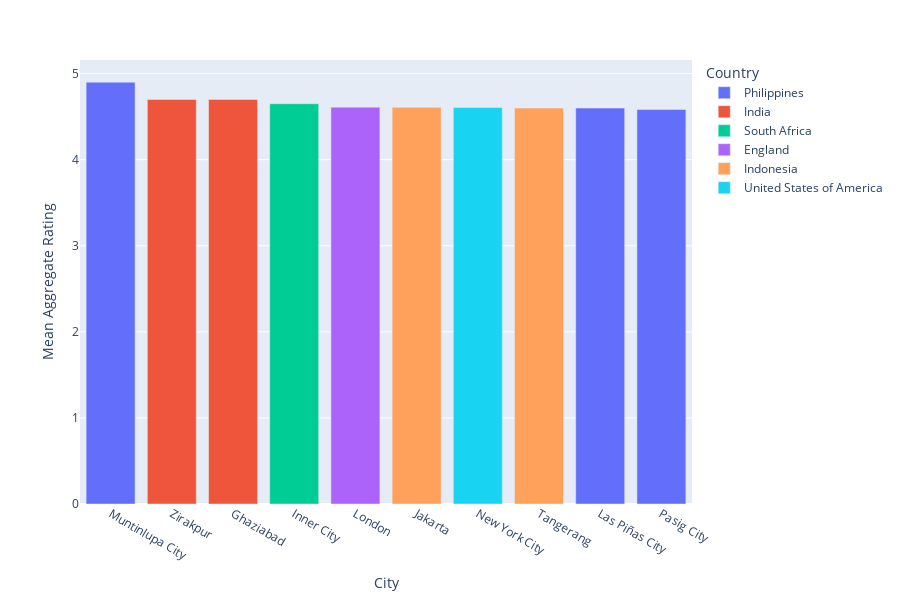

Source (notebook cell):
### Code cell
# Create a bar plot using Plotly Express
fig = px.bar(mean_aggregate_rating, x='city', y='mean_aggregate_rating',
             height=600,  # Adjust the height as needed
             color='country',  # Color based on mean aggregate rating
             labels={'city': 'City', 'mean_aggregate_rating': 'Mean Aggregate Rating', 'country': 'Country'},
             category_orders={'city': mean_aggregate_rating['city'].tolist()}) 

# Adjust text position for better visibility
fig.update_traces(textposition='outside')

# Show the plot
fig.show()

### Figure 1 — Plotly figure (JSON) as saved in the notebook; plotly's stock layout.template omitted (floating-point values rounded to 4 significant figures)
{"data": [{"alignmentgroup": "True", "hovertemplate": "Country=Philippines<br>City=%{x}<br>Mean Aggregate Rating=%{y}<extra></extra>", "legendgroup": "Philippines", "marker": {"color": "#636efa", "pattern": {"shape": ""}}, "name": "Philippines", "offsetgroup": "Philippines", "orientation": "v", "showlegend": true, "textposition": "outside", "type": "bar", "x": ["Muntinlupa City", "Las Piñas City", "Pasig City"], "xaxis": "x", "y": [4.9, 4.6, 4.583], "yaxis": "y"}, {"alignmentgroup": "True", "hovertemplate": "Country=India<br>City=%{x}<br>Mean Aggregate Rating=%{y}<extra></extra>", "legendgroup": "India", "marker": {"color": "#EF553B", "pattern": {"shape": ""}}, "name": "India", "offsetgroup": "India", "orientation": "v", "showlegend": true, "textposition": "outside", "type": "bar", "x": ["Zirakpur", "Ghaziabad"], "xaxis": "x", "y": [4.7, 4.7], "yaxis": "y"}, {"alignmentgroup": "True", "hovertemplate": "Country=South Africa<br>City=%{x}<br>Mean Aggregate Rating=%{y}<extra></extra>", "legendgroup": "South Africa", "marker": {"color": "#00cc96", "pattern": {"shape": ""}}, "name": "South Africa", "offsetgroup": "South Africa", "orientation": "v", "showlegend": true, "textposition": "outside", "type": "bar", "x": ["Inner City"], "xaxis": "x", "y": [4.65], "yaxis": "y"}, {"alignmentgroup": "True", "hovertemplate": "Country=England<br>City=%{x}<br>Mean Aggregate Rating=%{y}<extra></extra>", "legendgroup": "England", "marker": {"color": "#ab63fa", "pattern": {"shape": ""}}, "name": "England", "offsetgroup": "England", "orientation": "v", "showlegend": true, "textposition": "outside", "type": "bar", "x": ["London"], "xaxis": "x", "y": [4.61], "yaxis": "y"}, {"alignmentgroup": "True", "hovertemplate": "Country=Indonesia<br>City=%{x}<br>Mean Aggregate Rating=%{y}<extra></extra>", "legendgroup": "Indonesia", "marker": {"color": "#FFA15A", "pattern": {"shape": ""}}, "name": "Indonesia", "offsetgroup": "Indonesia", "orientation": "v", "showlegend": true, "textposition": "outside", "type": "bar", "x": ["Jakarta", "Tangerang"], "xaxis": "x", "y": [4.608, 4.6], "yaxis": "y"}, {"alignmentgroup": "True", "hovertemplate": "Country=United States of America<br>City=%{x}<br>Mean Aggregate Rating=%{y}<extra></extra>", "legendgroup": "United States of America", "marker": {"color": "#19d3f3", "pattern": {"shape": ""}}, "name": "United States of America", "offsetgroup": "United States of America", "orientation": "v", "showlegend": true, "textposition": "outside", "type": "bar", "x": ["New York City"], "xaxis": "x", "y": [4.607], "yaxis": "y"}], "layout": {"barmode": "relative", "height": 600, "legend": {"title": {"text": "Country"}, "tracegroupgap": 0}, "margin": {"t": 60}, "xaxis": {"anchor": "y", "categoryarray": ["Muntinlupa City", "Zirakpur", "Ghaziabad", "Inner City", "London", "Jakarta", "New York City", "Tangerang", "Las Piñas City", "Pasig City"], "categoryorder": "array", "domain": [0, 1], "title": {"text": "City"}}, "yaxis": {"anchor": "x", "domain": [0, 1], "title": {"text": "Mean Aggregate Rating"}}}}
